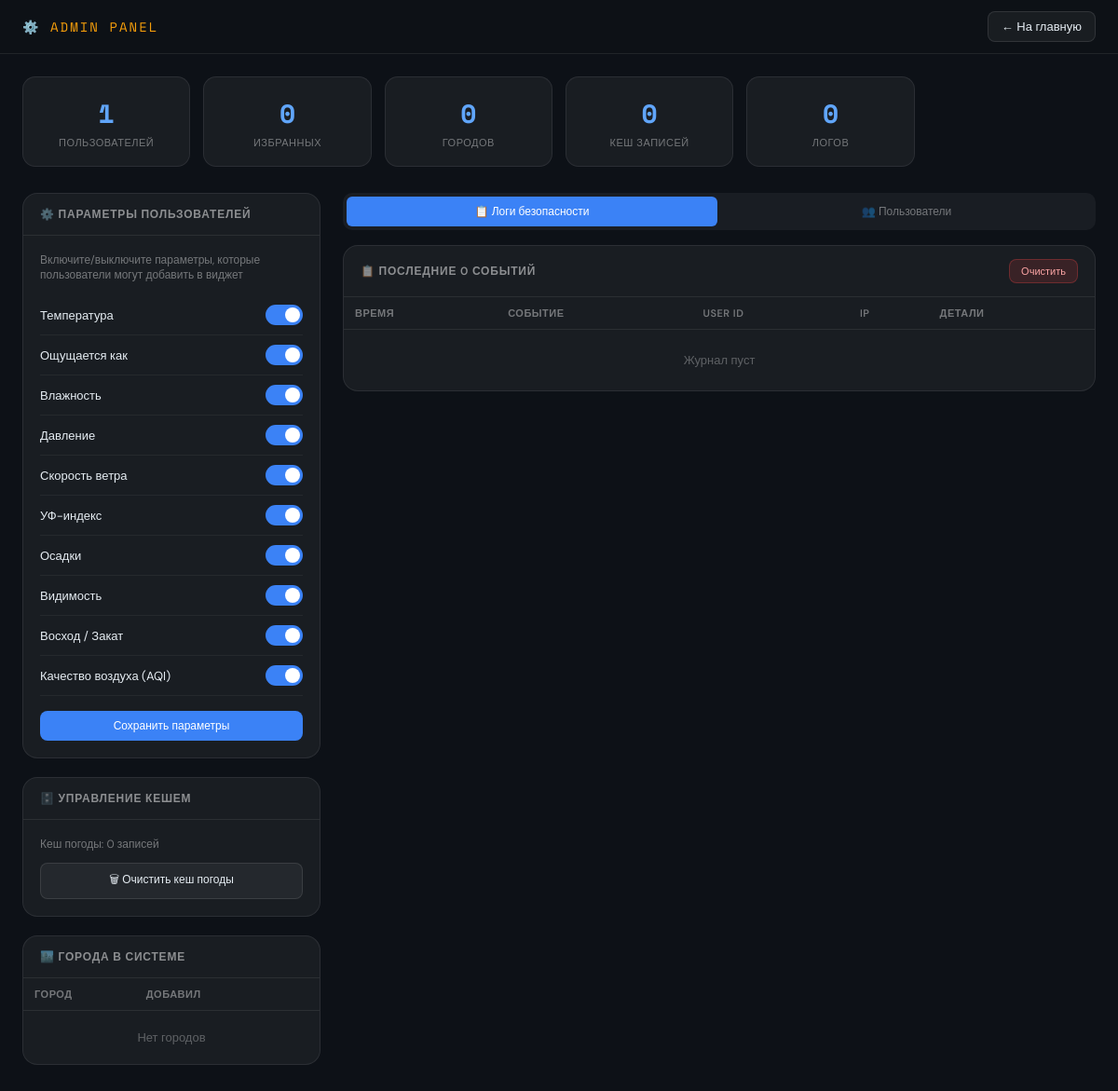
/admin.php (signed in), run on the app's committed database.
### tables this page shows
CREATE TABLE weather_display_settings (
    id          INT AUTO_INCREMENT PRIMARY KEY,
    param_key   VARCHAR(50) NOT NULL UNIQUE,
    label_ru    VARCHAR(100) NOT NULL,
    is_enabled  TINYINT(1) DEFAULT 1
);

### admin.php (the view, shortened to what this page needs)
<?php
require_once 'config.php';
$settings = $pdo->query("SELECT * FROM weather_display_settings ORDER BY id")->fetchAll();
$logs      = $pdo->query("SELECT * FROM security_logs ORDER BY created_at DESC LIMIT 100")->fetchAll();
$cities    = $pdo->query("SELECT c.*,u.login FROM weather_cities c LEFT JOIN users u ON u.id=c.added_by ORDER BY c.created_at DESC")->fetchAll();
$users     = $pdo->query("SELECT id,login,email,role,is_active,created_at FROM users ORDER BY id DESC")->fetchAll();
$cacheCount = $pdo->query("SELECT COUNT(*) FROM weather_cache")->fetchColumn();
$logsCount  = count($logs);
$favCount   = $pdo->query("SELECT COUNT(*) FROM favorite_cities")->fetchColumn();
?>
<!DOCTYPE html>
<html lang="ru">
<head>
</head>
<body>
<nav class="navbar">
  <div class="nav-brand">⚙️ ADMIN PANEL</div>
  <a href="home.php" class="btn-nav">← На главную</a>
</nav>
<div class="container">
  <div class="stats-grid">
    <div class="stat-card"><div class="stat-val"><?= count($users) ?></div><div class="stat-label">Пользователей</div></div>
    <div class="stat-card"><div class="stat-val"><?= $favCount ?></div><div class="stat-label">Избранных</div></div>
    <div class="stat-card"><div class="stat-val"><?= count($cities) ?></div><div class="stat-label">Городов</div></div>
    <div class="stat-card"><div class="stat-val"><?= $cacheCount ?></div><div class="stat-label">Кеш записей</div></div>
    <div class="stat-card"><div class="stat-val"><?= $logsCount ?></div><div class="stat-label">Логов</div></div>
  </div>
  <div class="grid">
    <div>
      <div class="card">
        <div class="card-header">⚙️ Параметры пользователей</div>
        <div class="card-body">
          <p style="font-size:12px;color:rgba(255,255,255,.4);margin-bottom:14px">
            Включите/выключите параметры, которые пользователи могут добавить в виджет
          </p>
          <form method="POST">
            <?php foreach ($settings as $s): ?>
            <div class="toggle-row">
              <label for="p_<?= $s['param_key'] ?>"><?= htmlspecialchars($s['label_ru']) ?></label>
              <label class="toggle">
                <span class="toggle-slider"></span>
              </label>
            </div>
            <?php endforeach; ?>
            <button name="update_weather_settings" class="btn btn-primary" style="width:100%;margin-top:16px">Сохранить параметры</button>
          </form>
        </div>
      </div>
      <div class="card">
        <div class="card-header">🗄️ Управление кешем</div>
        <div class="card-body">
          <p style="font-size:12px;color:rgba(255,255,255,.4);margin-bottom:12px">Кеш погоды: <?= $cacheCount ?> записей</p>
          <form method="POST" onsubmit="return confirm('Очистить кеш погоды?')">
            <button name="clear_cache" class="btn btn-outline" style="width:100%">🗑 Очистить кеш погоды</button>
          </form>
        </div>
      </div>
      <div class="card">
        <div class="card-header">🏙️ Города в системе</div>
        <div class="table-wrap">
          <table>
            <thead><tr><th>Город</th><th>Добавил</th><th></th></tr></thead>
            <tbody>
              <?php if (empty($cities)): ?>
              <tr><td colspan="3" style="text-align:center;color:rgba(255,255,255,.3);padding:20px">Нет городов</td></tr>
              <?php endif; ?>
            </tbody>
          </table>
        </div>
      </div>
    </div>
    <div>
      <div class="tab-nav">
        <button class="tab-btn active" onclick="switchTab('logs',this)">📋 Логи безопасности</button>
        <button class="tab-btn" onclick="switchTab('users',this)">👥 Пользователи</button>
      </div>
      <div class="tab-pane active" id="tab-logs">
        <div class="card">
          <div class="card-header">
            📋 Последние <?= count($logs) ?> событий
            <form method="POST" style="margin:0" onsubmit="return confirm('Очистить все логи?')">
              <button name="clear_logs" class="btn btn-danger btn-sm">Очистить</button>
            </form>
          </div>
          <div class="table-wrap">
            <table>
              <thead><tr><th>Время</th><th>Событие</th><th>User ID</th><th>IP</th><th>Детали</th></tr></thead>
              <tbody>
                <?php if (empty($logs)): ?>
                <tr><td colspan="5" style="text-align:center;color:rgba(255,255,255,.3);padding:24px">Журнал пуст</td></tr>
                <?php endif; ?>
              </tbody>
            </table>
          </div>
        </div>
      </div>
    </div>
  </div>
</div>
</body>
</html>

### admin.php (style rules this page uses)
* { margin:0;padding:0;box-sizing:border-box }
body { background:#0d1117;color:#e6edf3;font-family:'DM Sans',sans-serif;min-height:100vh }
.navbar { background:rgba(13,17,23,.95);border-bottom:1px solid rgba(255,255,255,.08); padding:12px 24px;display:flex;align-items:center;justify-content:space-between;position:sticky;top:0;z-index:50 }
.nav-brand { font-family:'Space Mono',monospace;font-size:14px;color:#f59e0b;letter-spacing:2px }
.btn-nav { padding:7px 14px;border-radius:8px;border:1px solid rgba(255,255,255,.1); background:rgba(255,255,255,.05);color:#e6edf3;font-size:13px;text-decoration:none;cursor:pointer;font-family:'DM Sans',sans-serif }
.container { max-width:1400px;margin:0 auto;padding:24px }
.stats-grid { display:grid;grid-template-columns:repeat(auto-fill,minmax(160px,1fr));gap:14px;margin-bottom:28px }
.stat-card { background:rgba(255,255,255,.05);border:1px solid rgba(255,255,255,.08);border-radius:14px;padding:18px;text-align:center }
.stat-val { font-family:'Space Mono',monospace;font-size:28px;font-weight:700;color:#60a5fa;margin-bottom:4px }
.stat-label { font-size:11px;color:rgba(255,255,255,.4);text-transform:uppercase;letter-spacing:.5px }
.grid { display:grid;grid-template-columns:320px 1fr;gap:24px }
.card { background:rgba(255,255,255,.05);border:1px solid rgba(255,255,255,.08);border-radius:16px;margin-bottom:20px;overflow:hidden }
.card-header { padding:14px 18px;border-bottom:1px solid rgba(255,255,255,.08);font-size:12px; font-weight:600;text-transform:uppercase;letter-spacing:.8px;color:rgba(255,255,255,.5); display:flex;justify-content:space-between;align-items:center }
.card-body { padding:18px }
.toggle-row { display:flex;align-items:center;justify-content:space-between;padding:10px 0; border-bottom:1px solid rgba(255,255,255,.05) }
.toggle-row label { font-size:13px;cursor:pointer }
.toggle { position:relative;width:40px;height:22px }
.toggle-slider { position:absolute;inset:0;background:rgba(255,255,255,.1);border-radius:22px;transition:.25s;cursor:pointer }
.toggle input:checked+.toggle-slider { background:#3b82f6 }
.toggle-slider::before { content:'';position:absolute;width:16px;height:16px;border-radius:50%; background:#fff;top:3px;left:3px;transition:.25s }
.toggle input:checked+.toggle-slider::before { transform:translateX(18px) }
table { width:100%;border-collapse:collapse;font-size:13px }
th { padding:10px 12px;text-align:left;font-size:11px;text-transform:uppercase;letter-spacing:.5px; color:rgba(255,255,255,.4);border-bottom:1px solid rgba(255,255,255,.08);font-weight:600 }
td { padding:10px 12px;border-bottom:1px solid rgba(255,255,255,.05) }
tr:last-child td { border-bottom:none }
.btn { padding:8px 16px;border-radius:8px;border:none;font-size:12px;cursor:pointer;font-family:'DM Sans',sans-serif;transition:.2s }
.btn-primary { background:#3b82f6;color:#fff }
.btn-danger { background:rgba(239,68,68,.15);border:1px solid rgba(239,68,68,.3);color:#fca5a5 }
.btn-outline { background:rgba(255,255,255,.05);border:1px solid rgba(255,255,255,.1);color:#e6edf3 }
.btn-sm { padding:5px 12px;font-size:11px }
.table-wrap { max-height:420px;overflow-y:auto }
.tab-nav { display:flex;gap:4px;margin-bottom:16px;background:rgba(255,255,255,.05);border-radius:10px;padding:4px }
.tab-btn { flex:1;padding:8px;border-radius:6px;border:none;background:transparent; color:rgba(255,255,255,.4);font-size:12px;cursor:pointer;transition:.2s;font-family:'DM Sans',sans-serif }
.tab-btn.active { background:#3b82f6;color:#fff }
.tab-pane { display:none }
.tab-pane.active { display:block }

### data on the page
weather_display_settings: label_ru "Температура"
weather_display_settings: label_ru "Ощущается как"
weather_display_settings: label_ru "Влажность"
weather_display_settings: label_ru "Давление"
weather_display_settings: label_ru "Скорость ветра"
weather_display_settings: label_ru "УФ-индекс"
weather_display_settings: label_ru "Осадки"
weather_display_settings: label_ru "Видимость"
weather_display_settings: label_ru "Восход / Закат"
weather_display_settings: label_ru "Качество воздуха (AQI)"

### other printed values
count($users) "1"
$favCount "0"
count($cities) "0"
$cacheCount "0"
$logsCount "0"
count($logs) "0"
